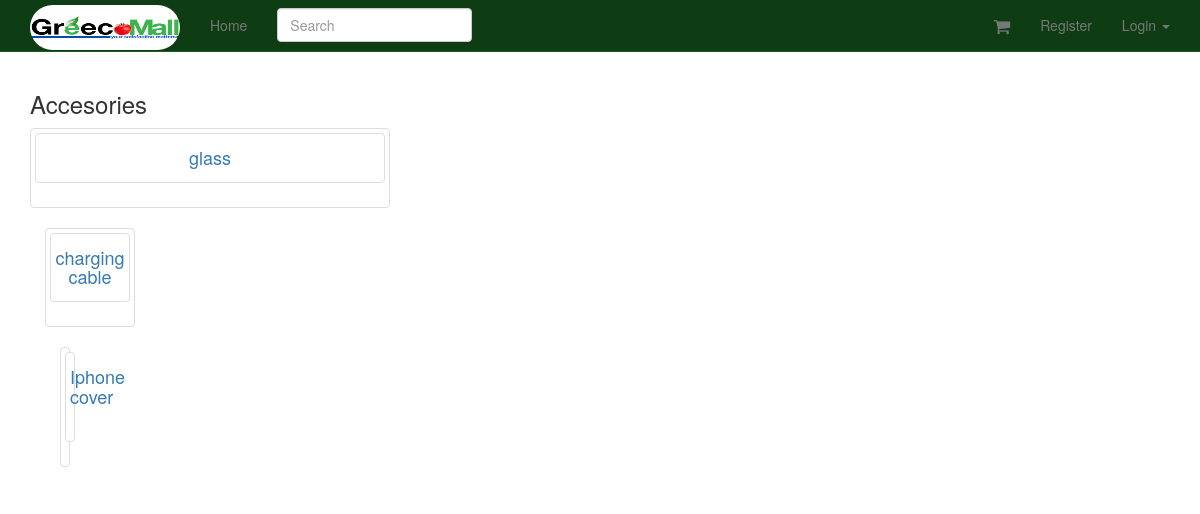
/category/accessories/, run on the app's committed database.
### product/models.py (models this page shows, shortened)
class Category(models.Model):
	title = models.CharField(max_length=120, unique=True)
	slug = models.SlugField(unique=True)
	description = models.TextField(null=True, blank=True)
	active = models.BooleanField(default=True)
	timestamp = models.DateTimeField(auto_now_add=True, auto_now=False)
	def __unicode__(self):
		return self.title

class Product(models.Model):
	title = models.CharField(max_length=120)
	description = models.TextField(blank=True, null=True)
	price = models.DecimalField(decimal_places=2, max_digits=20)
	active = models.BooleanField(default=True)
	categories = models.ManyToManyField('Category', blank=True)
	default = models.ForeignKey('Category', related_name='default_category', null=True, blank=True)
	objects = ProductManager()
	class Meta:
		ordering = ["-title"]
	def get_absolute_url(self):
		return reverse("product_detail", kwargs={"pk": self.pk})
	def get_image_url(self):
		img = self.productimage_set.first()
		if img:
			return img.image.url
		return img #None

### product/views.py (the view)
class CategoryDetailView(DetailView):
	model = Category

### product/models.py (called while the page is built)
	def active(self):
		return self.filter(active=True)

	def get_queryset(self):
		return ProductQuerySet(self.model, using=self._db)

	def all(self, *args, **kwargs):
		return self.get_queryset().active()

### templates/product/category_detail.html
{% extends "base.html" %}
 {% block content %}
<h3>{{ object }}</h3>
<div class='row'>
     {% for product in object.product_set.all %}
    <div class='col-xs-4'>
        <div class="thumbnail text-center">
                 {% include "product/product_thumbnail.html" with product=product price=true %}
                </div>
                {% cycle '' '' '</div><div class="row">' %}
                {% endfor %}
                </div>
                {% endblock %}

### templates/product/product_thumbnail.html (shortened to what this page needs)
<div class="thumbnail text-center">
    <h4>
        <a href='{{ product.get_absolute_url }}'>{{ product.title }}</a>
    </h4>
    {% if product.get_image_url %}
    <br/> {% endif %} {% if price == "True" %} {{ product.variation_set.first.get_html_price }} {% endif %}
</div>

### static-storage/css/navbar-static-top.css (style rules this page uses)
body { min-height: 1000px; }

### data on the page
Category: title "Accesories"
Product: title "glass"
Product: title "charging cable"
Product: title "Iphone cover"
